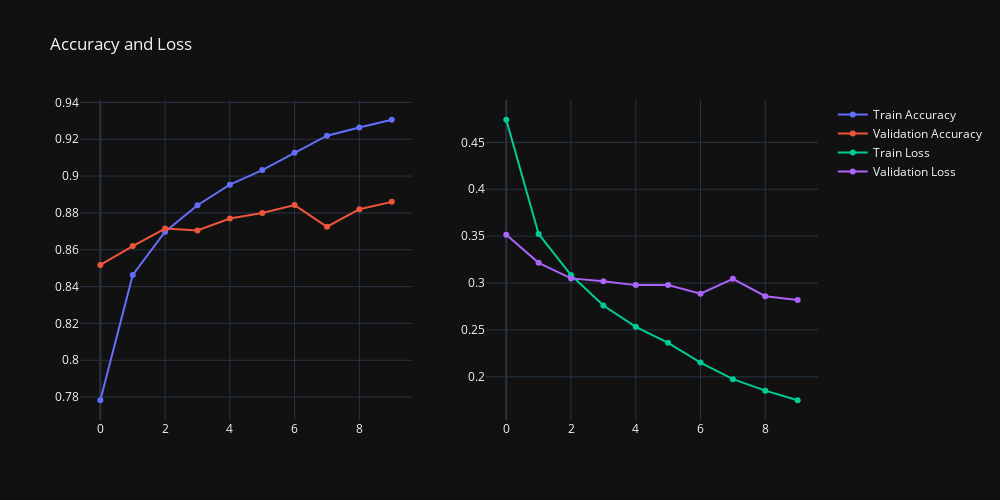

Write notebook code for a chart like this one.
### Code cell
plot_graphs(history)

### Figure 1 — Plotly figure (JSON) as saved in the notebook; plotly's stock layout.template omitted (floating-point values rounded to 4 significant figures)
{"data": [{"mode": "lines+markers", "name": "Train Accuracy", "type": "scatter", "xaxis": "x", "y": [0.7783, 0.8463, 0.8698, 0.8842, 0.8953, 0.9033, 0.9126, 0.9219, 0.9264, 0.9306], "yaxis": "y"}, {"mode": "lines+markers", "name": "Validation Accuracy", "type": "scatter", "xaxis": "x", "y": [0.8518, 0.862, 0.8715, 0.8705, 0.877, 0.88, 0.8842, 0.8725, 0.882, 0.886], "yaxis": "y"}, {"mode": "lines+markers", "name": "Train Loss", "type": "scatter", "xaxis": "x2", "y": [0.4741, 0.3523, 0.3085, 0.2761, 0.2534, 0.2363, 0.2152, 0.1975, 0.1853, 0.1751], "yaxis": "y2"}, {"mode": "lines+markers", "name": "Validation Loss", "type": "scatter", "xaxis": "x2", "y": [0.3516, 0.3216, 0.305, 0.3019, 0.2978, 0.2979, 0.2886, 0.3046, 0.2859, 0.282], "yaxis": "y2"}], "layout": {"height": 500, "title": {"text": "Accuracy and Loss"}, "width": 1000, "xaxis": {"anchor": "y", "domain": [0, 0.45]}, "xaxis2": {"anchor": "y2", "domain": [0.55, 1]}, "yaxis": {"anchor": "x", "domain": [0, 1]}, "yaxis2": {"anchor": "x2", "domain": [0, 1]}}}
